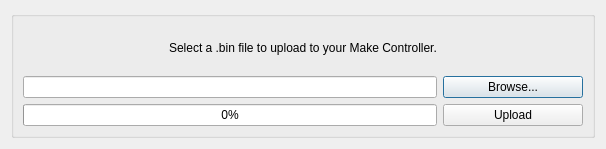
<ui version="4.0" >
 <class>UploaderUi</class>
 <widget class="QDialog" name="UploaderUi" >
  <property name="geometry" >
   <rect>
    <x>0</x>
    <y>0</y>
    <width>606</width>
    <height>149</height>
   </rect>
  </property>
  <property name="sizePolicy" >
   <sizepolicy vsizetype="Preferred" hsizetype="Preferred" >
    <horstretch>0</horstretch>
    <verstretch>0</verstretch>
   </sizepolicy>
  </property>
  <property name="windowTitle" >
   <string>Uploader</string>
  </property>
  <layout class="QGridLayout" name="gridLayout" >
   <item row="0" column="0" >
    <widget class="QGroupBox" name="groupBox" >
     <property name="title" >
      <string/>
     </property>
     <layout class="QGridLayout" name="gridLayout_3" >
      <item row="0" column="0" >
       <layout class="QGridLayout" name="gridLayout_2" >
        <item row="1" column="2" >
         <widget class="QPushButton" name="browseButton" >
          <property name="maximumSize" >
           <size>
            <width>16777215</width>
            <height>16777215</height>
           </size>
          </property>
          <property name="text" >
           <string>Browse...</string>
          </property>
         </widget>
        </item>
        <item row="2" column="0" colspan="2" >
         <widget class="QProgressBar" name="progressBar" >
          <property name="value" >
           <number>0</number>
          </property>
         </widget>
        </item>
        <item row="2" column="2" >
         <widget class="QPushButton" name="uploadButton" >
          <property name="maximumSize" >
           <size>
            <width>16777215</width>
            <height>16777215</height>
           </size>
          </property>
          <property name="text" >
           <string>Upload</string>
          </property>
         </widget>
        </item>
        <item row="0" column="1" >
         <widget class="QLabel" name="label" >
          <property name="text" >
           <string>Select a .bin file to upload to your Make Controller.</string>
          </property>
         </widget>
        </item>
        <item row="0" column="0" >
         <spacer name="horizontalSpacer" >
          <property name="orientation" >
           <enum>Qt::Horizontal</enum>
          </property>
          <property name="sizeHint" stdset="0" >
           <size>
            <width>40</width>
            <height>20</height>
           </size>
          </property>
         </spacer>
        </item>
        <item row="0" column="2" >
         <spacer name="horizontalSpacer_2" >
          <property name="orientation" >
           <enum>Qt::Horizontal</enum>
          </property>
          <property name="sizeHint" stdset="0" >
           <size>
            <width>40</width>
            <height>20</height>
           </size>
          </property>
         </spacer>
        </item>
        <item row="1" column="0" colspan="2" >
         <widget class="QLineEdit" name="browseEdit" />
        </item>
       </layout>
      </item>
     </layout>
    </widget>
   </item>
  </layout>
 </widget>
 <resources/>
 <connections/>
</ui>
